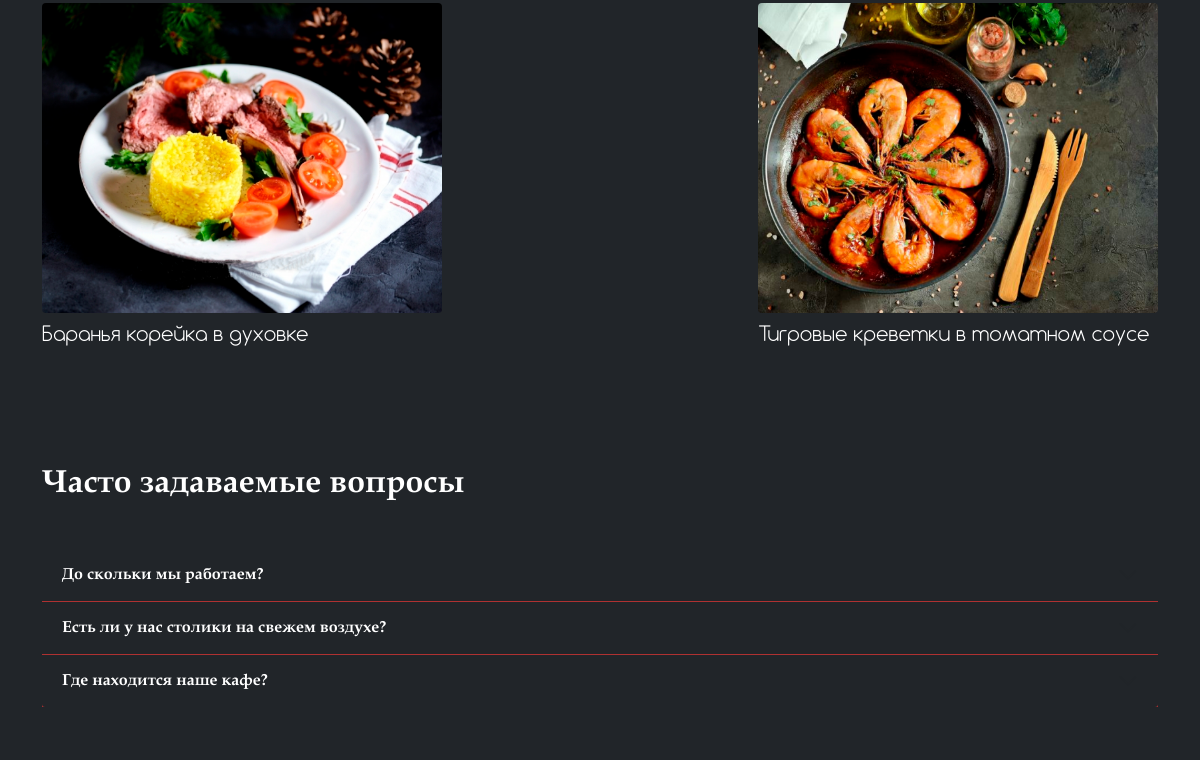
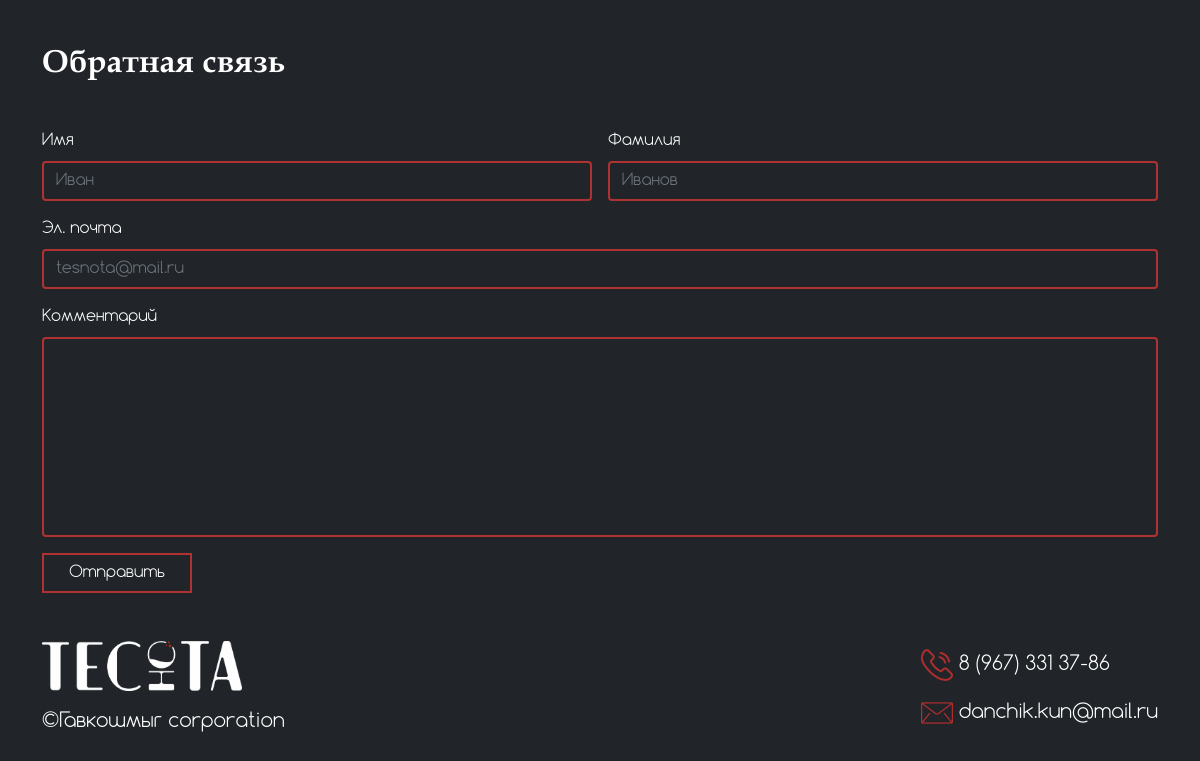
Page /output/index.php (lower part) on the earlier database version (2 pictures, top to bottom).
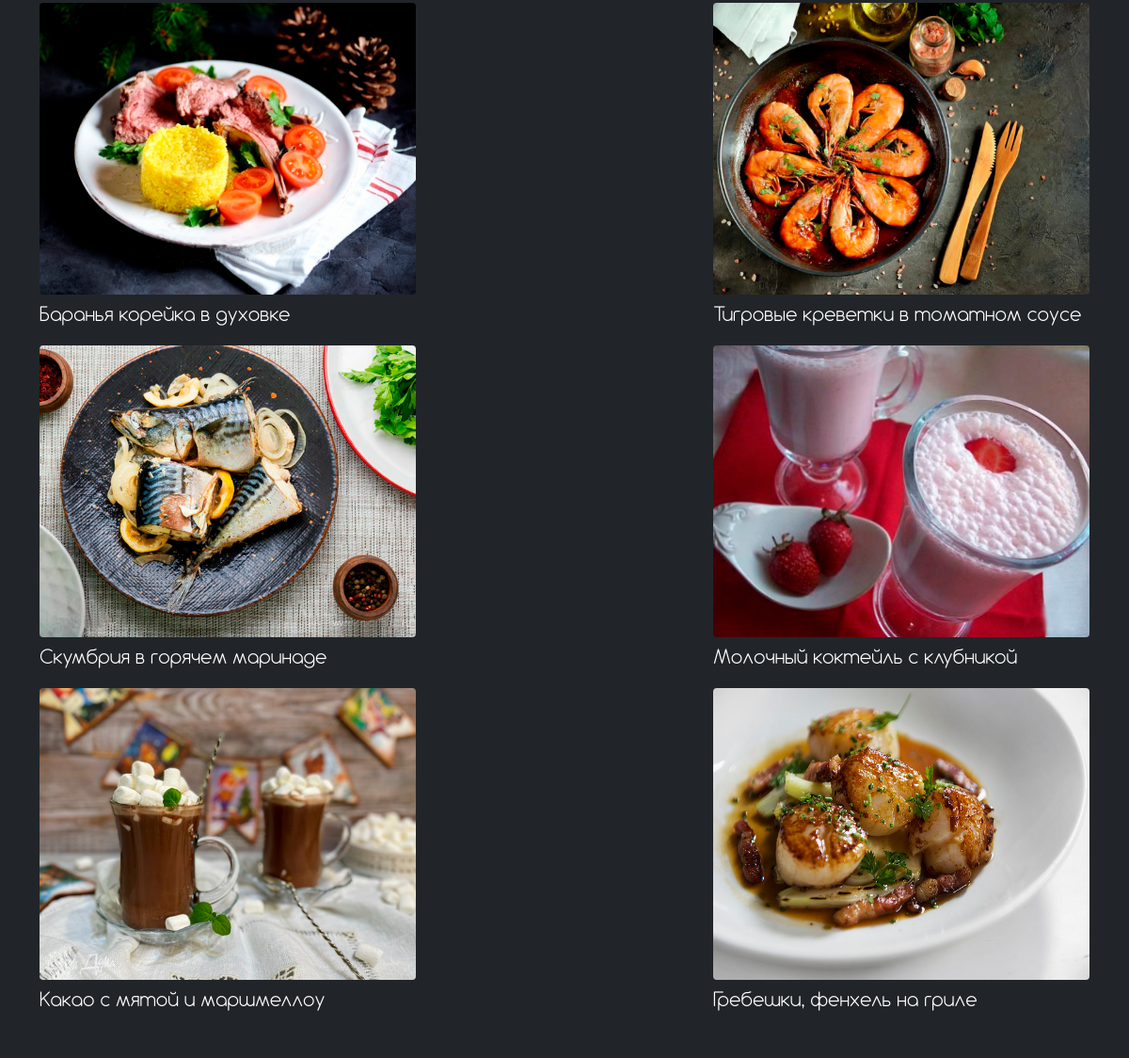
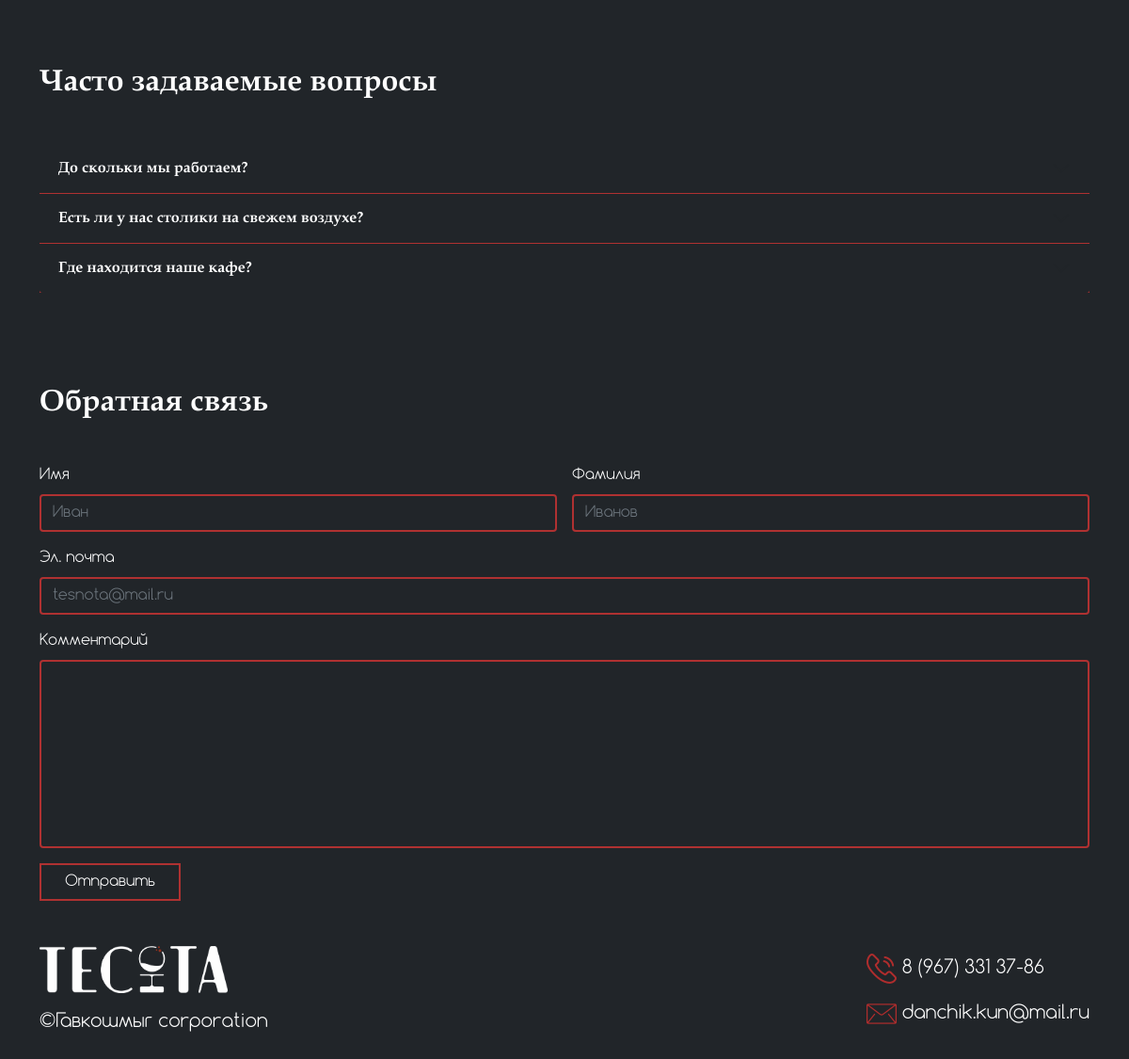
Same page on the later database version (2 pictures, top to bottom).
### tables this page shows
CREATE TABLE `menu` (
  `id` int NOT NULL,
  `name` varchar(50) DEFAULT NULL,
  `img` varchar(500) DEFAULT NULL,
  `discription` varchar(500) DEFAULT NULL,
  `price` int DEFAULT NULL,
  `type` varchar(100) DEFAULT NULL
);

### output/index.php (the view, shortened to what this page needs)
<!DOCTYPE html>
<html lang="ru">
<head>
    <link href="https://cdn.jsdelivr.net/npm/bootstrap@5.0.2/dist/css/bootstrap.min.css" rel="stylesheet">
    <link rel="stylesheet" href="../css/style.css">
</head>
<body class="bg-dark" id="body">
      <section class="popular">
        <div class="container">
          <div class="d-flex pop-flex">
          <?
            require '../functions/connect.php';
            $sql = $connect->query("SELECT * FROM `menu` ORDER BY id LIMIT 6");
            while($row = $sql->fetch(PDO::FETCH_ASSOC)){
              ?>
                <figure class="figure">
                  <img src="<?='/'.$row['img']?>" style="width: 400px; height: 310px;" class="figure-img img-fluid rounded" alt="...">
                  <figcaption class="figure-caption"><?=$row['name']?></figcaption>
                </figure>
              <?
            }
          ?>
          </div>
        </div>
      </section>
      <section class="qwestions">
        <div class="container">
          <h2>Часто задаваемые вопросы</h2>
          <div class="accordion accordion-flush" id="accordionFlushExample">
            <div class="accordion-item">
              <h2 class="accordion-header" id="flush-headingOne">
                <button class="accordion-button collapsed" type="button" data-bs-toggle="collapse" data-bs-target="#flush-collapseOne" aria-expanded="false" aria-controls="flush-collapseOne">
                  До скольки мы работаем?
                </button>
              </h2>
            </div>
            <div class="accordion-item">
              <h2 class="accordion-header" id="flush-headingTwo">
                <button class="accordion-button collapsed" type="button" data-bs-toggle="collapse" data-bs-target="#flush-collapseTwo" aria-expanded="false" aria-controls="flush-collapseTwo">
                  Есть ли у нас столики на свежем воздухе?
                </button>
              </h2>
            </div>
            <div class="accordion-item">
              <h2 class="accordion-header" id="flush-headingThree">
                <button class="accordion-button collapsed" type="button" data-bs-toggle="collapse" data-bs-target="#flush-collapseThree" aria-expanded="false" aria-controls="flush-collapseThree">
                  Где находится наше кафе?
                </button>
              </h2>
            </div>
          </div>
        </div>
      </section>
      <section class="feedback">
        <div class="container">
          <h2>Обратная связь</h2>
          <form class="row g-3" method="POST" action="../functions/feedback.php">
          <div class="col-md-6">
            <label for="inputEmail4" class="form-label">Имя</label>
            <input type="text" name="name" class="form-control" id="inputEmail4" placeholder="Иван">
          </div>
          <div class="col-md-6">
            <label for="inputPassword4" class="form-label">Фамилия</label>
            <input type="text" name="surname" class="form-control" id="inputPassword4" placeholder="Иванов">
          </div>
          <div class="col-12">
            <label for="inputAddress" class="form-label">Эл. почта</label>
            <input type="email" name="email" class="form-control" id="inputAddress" placeholder="tesnota@mail.ru">
          </div>
          <div class="col-12">
            <label for="inputAddress2" class="form-label">Комментарий</label>
            <textarea type="text" name="comment" class="form-control" style="height: 200px;" id="inputAddress2"></textarea>
          </div>
          <div class="col-12">
            <button type="submit" style="width: 150px" class="btn ">Отправить</button>
          </div>
        </form>
      </section>
      <footer>
      <nav class="navbar footer_navbar navbar-light bg-dark">
        <div class="container">
          <li>
            <a class="navbar-brand" href="#"><img style="margin-bottom: 16px;" src="../images/logo.png" width="200px" alt=""></a>
            <p class="lead">©Гавкошмыг corporation</p>
          </li>
          <li>
            <p class="lead"><img src="../images/-.png" alt=""> 8 (967) 331 37-86</p>
            <p class="lead"><img src="../images/mail.png" alt="">  danchik.kun@mail.ru</p>
          </li>
        </div>
      </nav>
      </footer>
  </body>
</html>

Differences in the rows shown:
added menu: img (picture), name "Скумбрия в горячем маринаде"
added menu: img (picture), name "Молочный коктейль с клубникой"
added menu: img (picture), name "Какао с мятой и маршмеллоу"
added menu: img (picture), name "Гребешки, фенхель на гриле"
